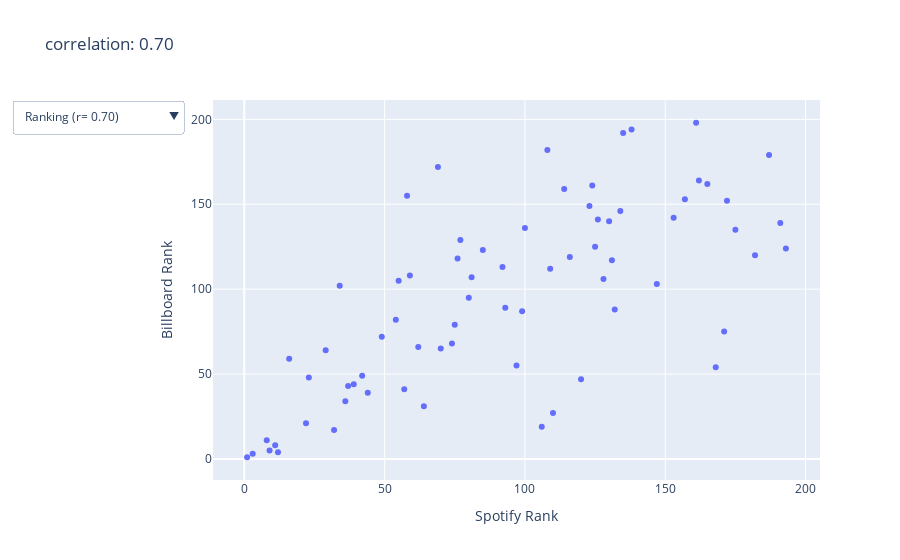

Notebook code for this chart:
### Code cell
import seaborn as sns 
import plotly.express as px

billboard_df = billboard_df[["rank","artist_names","track_name","previous_rank","peak_rank","weeks_on_chart"]]
spotify_df = spotify_df[["rank","artist_names","track_name", "previous_rank","peak_rank", "weeks_on_chart"]]



spotify_df.rename(columns={'rank': 'rank_spotify', 'weeks_on_chart': 'weeks_spotify', "previous_rank": "previous_spotify", "peak_rank":"peak_spotify"}, inplace=True)
billboard_df.rename(columns={'rank': 'rank_billboard', 'weeks_on_chart': 'weeks_billboard',  "previous_rank": "previous_billboard","peak_rank":"peak_billboard"}, inplace=True)

rank_df = pd.merge(spotify_df,billboard_df, on= ["track_name","artist_names"], how ="inner", suffixes=("_billboard", "_spotify"))

correlations = {
    "Ranking": rank_df["rank_spotify"].corr(rank_df["rank_billboard"]),
    "weeks_on_chart": rank_df["weeks_spotify"].corr(rank_df["weeks_billboard"]),
    "Previous Rank": rank_df["previous_spotify"].corr(rank_df["previous_billboard"]),
    "Peak Rank": rank_df["peak_spotify"].corr(rank_df["peak_billboard"])
}
fig= px.scatter(
    rank_df,
    x= "rank_spotify",
    y = "rank_billboard",
    title = f"correlation: {correlations['Ranking']:.2f}",
    labels={"rank_spotify": "Spotify Rank", "rank_billboard": "Billboard Rank"}
)


fig.update_layout(
    updatemenus=[
        {
            "buttons": [
                {
                    "label": f"Ranking (r= {correlations["Ranking"]:.2f})",
                    "method": "update",
                    "args": [{"x": rank_df["rank_spotify"], "y": rank_df["rank_billboard"]},
                             {"title": f"Ranking Correlation: {correlations['Ranking']:.2f}"}]
                },
                {
                    "label":  f"Weeks (r = {correlations['weeks_on_chart']:.2f})",
                    "method": "update",
                    "args": [{"x": rank_df["weeks_spotify"], "y": rank_df["weeks_billboard"]},
                             {"title": f"Weeks Correlation: {correlations['weeks_on_chart']:.2f}"}]
                },
                {
                    "label": f"Previous Rank (r = {correlations['Previous Rank']:.2f})",
                    "method": "update",
                    "args": [{"x": rank_df["previous_spotify"], "y": rank_df["previous_billboard"]},
                             {"title": f"Previous Rank Correlation: {correlations['Previous Rank']:.2f}"}]
                },
                {
                    "label": f"Peak Rank (r = {correlations['Peak Rank']:.2f})",
                    "method": "update",
                    "args": [{"x": rank_df["peak_spotify"], "y": rank_df["peak_billboard"]},
                             {"title": f"Peak Rank Correlation: {correlations['Peak Rank']:.2f}"}]
                }
            ],
            'direction': 'down',
            'showactive': True
        }
    ]
)

# the normal correlation 
# correlation_songs_and_rank = shared_songs["rank_billboard"].corr(shared_songs["rank_spotify"])
# print(f"correlation between Billboard & Spotify-Rankings: {correlation_songs_and_rank:.2f}")

# plt.figure(figsize=(8,6))
# sns.scatterplot(data=shared_songs, x ="rank_billboard", y= "rank_spotify", alpha = 0.6)
# plt.xlabel("Billboard_Rank")
# plt.ylabel("Spotify_Rank")
# plt.show()
fig.show()

### Figure 1 — Plotly figure (JSON) as saved in the notebook; plotly's stock layout.template omitted (floating-point values rounded to 4 significant figures)
{"data": [{"hovertemplate": "Spotify Rank=%{x}<br>Billboard Rank=%{y}<extra></extra>", "legendgroup": "", "marker": {"color": "#636efa", "symbol": "circle"}, "mode": "markers", "name": "", "orientation": "v", "showlegend": false, "type": "scatter", "x": [1, 3, 8, 9, 11, 12, 16, 22, 23, 29, 32, 34, 36, 37, 39, 42, 44, 49, 54, 55, 57, 58, 59, 62, 64, 69, 70, 74, 75, 76, 77, 80, 81, 85, 92, 93, 97, 99, 100, 106, 108, 109, 110, 114, 116, 120, 123, 124, 125, 126, 128, 130, 131, 132, 134, 135, 138, 147, 153, 157, 161, 162, 165, 168, 171, 172, 175, 182, 187, 191, 193], "xaxis": "x", "y": [1, 3, 11, 5, 8, 4, 59, 21, 48, 64, 17, 102, 34, 43, 44, 49, 39, 72, 82, 105, 41, 155, 108, 66, 31, 172, 65, 68, 79, 118, 129, 95, 107, 123, 113, 89, 55, 87, 136, 19, 182, 112, 27, 159, 119, 47, 149, 161, 125, 141, 106, 140, 117, 88, 146, 192, 194, 103, 142, 153, 198, 164, 162, 54, 75, 152, 135, 120, 179, 139, 124], "yaxis": "y"}], "layout": {"legend": {"tracegroupgap": 0}, "title": {"text": "correlation: 0.70"}, "updatemenus": [{"buttons": [{"args": [{"x": [1, 3, 8, 9, 11, 12, 16, 22, 23, 29, 32, 34, 36, 37, 39, 42, 44, 49, 54, 55, 57, 58, 59, 62, 64, 69, 70, 74, 75, 76, 77, 80, 81, 85, 92, 93, 97, 99, 100, 106, 108, 109, 110, 114, 116, 120, 123, 124, 125, 126, 128, 130, 131, 132, 134, 135, 138, 147, 153, 157, 161, 162, 165, 168, 171, 172, 175, 182, 187, 191, 193], "y": [1, 3, 11, 5, 8, 4, 59, 21, 48, 64, 17, 102, 34, 43, 44, 49, 39, 72, 82, 105, 41, 155, 108, 66, 31, 172, 65, 68, 79, 118, 129, 95, 107, 123, 113, 89, 55, 87, 136, 19, 182, 112, 27, 159, 119, 47, 149, 161, 125, 141, 106, 140, 117, 88, 146, 192, 194, 103, 142, 153, 198, 164, 162, 54, 75, 152, 135, 120, 179, 139, 124]}, {"title": "Ranking Correlation: 0.70"}], "label": "Ranking (r= 0.70)", "method": "update"}, {"args": [{"x": [3, 17, 26, 14, 29, 17, 2, 79, 94, 3, 10, 109, 19, 6, 102, 20, 9, 16, 3, 87, 44, 3, 110, 17, 123, 46, 174, 20, 245, 201, 51, 30, 219, 190, 27, 102, 20, 291, 81, 3, 318, 182, 11, 64, 153, 82, 101, 46, 150, 173, 36, 136, 46, 5, 15, 94, 73, 20, 139, 82, 75, 69, 37, 5, 76, 113, 387, 98, 20, 182, 25], "y": [2, 16, 25, 13, 28, 16, 1, 72, 55, 2, 9, 100, 18, 5, 102, 19, 8, 15, 2, 86, 43, 1, 105, 16, 122, 8, 170, 20, 204, 161, 41, 29, 162, 172, 27, 101, 19, 204, 57, 2, 90, 147, 10, 52, 174, 81, 23, 15, 147, 175, 34, 103, 46, 4, 16, 32, 66, 19, 104, 120, 35, 68, 51, 4, 79, 113, 204, 104, 20, 186, 24]}, {"title": "Weeks Correlation: 0.89"}], "label": "Weeks (r = 0.89)", "method": "update"}, {"args": [{"x": [1, 3, 6, 5, 9, 10, 84, 19, 24, 63, 23, 32, 34, 36, 33, 46, 42, 44, 56, 60, 50, 66, 55, 62, 27, 59, 61, 67, 74, 70, 109, 76, 83, 78, 88, 94, 79, 99, 82, 69, 87, 92, 111, 108, 124, 64, 127, 96, 120, 133, 103, 146, 170, 90, 154, 147, 157, 128, 126, 166, 156, 169, 178, 118, 167, 199, 180, 145, 173, 155, 164], "y": [1.0, 2.0, 9.0, 5.0, 7.0, 4.0, NaN, 20.0, 45.0, 101.0, 17.0, 103.0, 30.0, 31.0, 43.0, 48.0, 59.0, 63.0, 112.0, 105.0, 40.0, NaN, 111.0, 61.0, 26.0, 192.0, 64.0, 66.0, 74.0, 129.0, 118.0, 99.0, 97.0, 116.0, 104.0, 90.0, 47.0, 86.0, 128.0, 10.0, 197.0, 108.0, 24.0, 165.0, 132.0, 44.0, 152.0, 173.0, 121.0, 144.0, 89.0, 148.0, 124.0, 51.0, 147.0, 177.0, 0.0, 96.0, 130.0, 151.0, 0.0, 180.0, 175.0, 32.0, 79.0, 168.0, 137.0, 98.0, 178.0, 125.0, 107.0]}, {"title": "Previous Rank Correlation: 0.62"}], "label": "Previous Rank (r = 0.62)", "method": "update"}, {"args": [{"x": [1, 1, 3, 2, 1, 6, 16, 2, 23, 29, 2, 15, 19, 14, 31, 27, 42, 14, 54, 1, 6, 58, 4, 28, 1, 3, 15, 60, 1, 1, 77, 16, 2, 35, 25, 2, 4, 4, 17, 36, 7, 30, 21, 69, 108, 1, 3, 91, 31, 86, 34, 94, 12, 21, 134, 80, 14, 11, 77, 40, 59, 5, 143, 59, 14, 7, 16, 91, 132, 1, 15], "y": [1, 1, 4, 1, 1, 3, 59, 1, 45, 64, 1, 55, 21, 4, 43, 23, 39, 24, 82, 1, 5, 155, 6, 34, 1, 84, 14, 61, 2, 34, 99, 20, 97, 68, 35, 2, 1, 24, 36, 10, 96, 53, 16, 96, 110, 1, 133, 140, 39, 79, 43, 92, 6, 21, 142, 120, 13, 6, 96, 21, 47, 11, 56, 25, 5, 5, 52, 81, 102, 1, 6]}, {"title": "Peak Rank Correlation: 0.68"}], "label": "Peak Rank (r = 0.68)", "method": "update"}], "direction": "down", "showactive": true}], "xaxis": {"anchor": "y", "domain": [0, 1], "title": {"text": "Spotify Rank"}}, "yaxis": {"anchor": "x", "domain": [0, 1], "title": {"text": "Billboard Rank"}}}}
